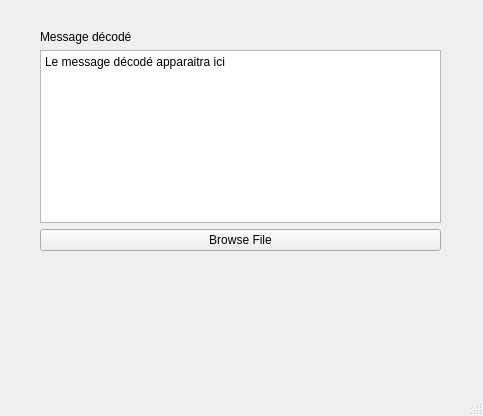
<?xml version="1.0" encoding="UTF-8"?>
<ui version="4.0">
 <class>MainWindow</class>
 <widget class="QMainWindow" name="MainWindow">
  <property name="geometry">
   <rect>
    <x>0</x>
    <y>0</y>
    <width>483</width>
    <height>416</height>
   </rect>
  </property>
  <property name="windowTitle">
   <string>MainWindow</string>
  </property>
  <widget class="QWidget" name="centralwidget">
   <widget class="QWidget" name="verticalLayoutWidget">
    <property name="geometry">
     <rect>
      <x>40</x>
      <y>30</y>
      <width>401</width>
      <height>221</height>
     </rect>
    </property>
    <layout class="QVBoxLayout" name="verticalLayout">
     <item>
      <widget class="QLabel" name="label_caca">
       <property name="text">
        <string>Message décodé</string>
       </property>
      </widget>
     </item>
     <item>
      <widget class="QPlainTextEdit" name="plainTextEdit">
       <property name="plainText">
        <string>Le message décodé apparaitra ici</string>
       </property>
      </widget>
     </item>
     <item>
      <widget class="QPushButton" name="pushButton_2">
       <property name="text">
        <string>Browse File</string>
       </property>
      </widget>
     </item>
    </layout>
   </widget>
  </widget>
  <widget class="QMenuBar" name="menubar">
   <property name="geometry">
    <rect>
     <x>0</x>
     <y>0</y>
     <width>483</width>
     <height>22</height>
    </rect>
   </property>
  </widget>
  <widget class="QStatusBar" name="statusbar"/>
 </widget>
 <resources/>
 <connections>
  <connection>
   <sender>pushButton_2</sender>
   <signal>pressed()</signal>
   <receiver>MainWindow</receiver>
   <slot>browseFile()</slot>
   <hints>
    <hint type="sourcelabel">
     <x>206</x>
     <y>271</y>
    </hint>
    <hint type="destinationlabel">
     <x>471</x>
     <y>329</y>
    </hint>
   </hints>
  </connection>
 </connections>
 <slots>
  <signal>browseFileClicked()</signal>
  <slot>browseFile()</slot>
 </slots>
</ui>
